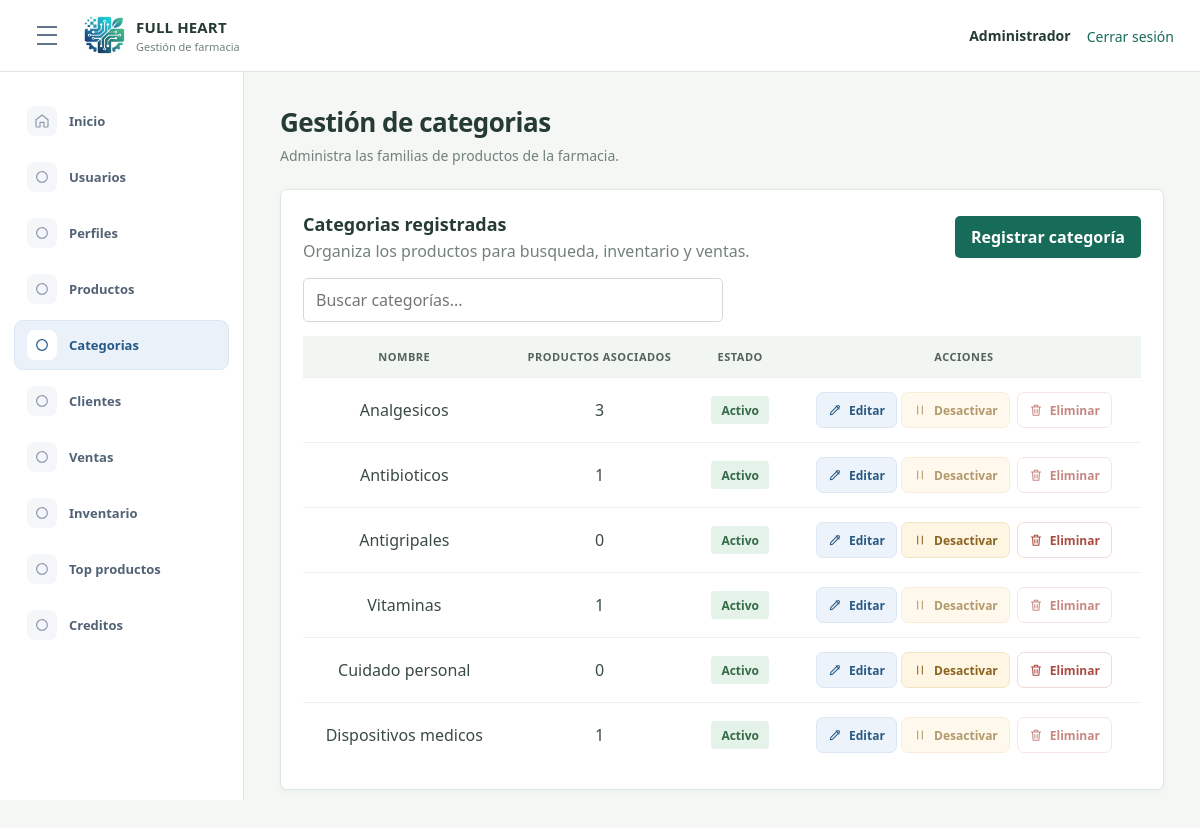
Screenshot of /index.php?route=module/categorias (signed in) with the database file from the repository.
### tables this page shows
CREATE TABLE `opcion` (
  `idopcion` int(11) NOT NULL AUTO_INCREMENT,
  `descripcion` varchar(100) NOT NULL,
  `url` varchar(200) NOT NULL,
  `icono` varchar(50) NOT NULL DEFAULT 'fa-circle',
  `estado` tinyint(1) NOT NULL DEFAULT 1,
  `fecha_creacion` datetime NOT NULL DEFAULT current_timestamp(),
  PRIMARY KEY (`idopcion`)
);

CREATE TABLE `categoria` (
  `idcategoria` int(11) NOT NULL AUTO_INCREMENT,
  `nombre` varchar(100) NOT NULL,
  `estado` tinyint(1) DEFAULT 1,
  `fecha_creacion` datetime NOT NULL DEFAULT current_timestamp(),
  PRIMARY KEY (`idcategoria`)
);

### app/Controllers/CategoriaController.php (called while the page is built, shortened)
<?php
class CategoriaController
{
    private Category $categories;
    private Profile $profiles;
    public function __construct(Category $categories, Profile $profiles)
    {
        $this->categories = $categories;
        $this->profiles = $profiles;
    }
    public function index(): void
    {
        $menuOptions = $this->requireAccess("GET");
        $categories = $this->categories->all();
        require __DIR__ . "/../Views/layout/app.php";
    }
    private function requireAccess(string $method): array
    {
        $menuOptions = $this->profiles->menuOptions((int) ($_SESSION["idperfil"] ?? 0));
        foreach ($menuOptions as $option) {
            if (in_array($option["url"] ?? "", ["module/categorias", "vista/categorias.php"], true)) {
                $allowed = true;
                break;
            }
        }
        return $menuOptions;
    }
}

### app/Models/Profile.php (called while the page is built, shortened)
<?php
class Profile
{
    private PDO $db;
    public function __construct(PDO $db)
    {
        $this->db = $db;
    }
    public function menuOptions(int $profileId): array
    {
        $sql = "SELECT o.descripcion, o.url, o.icono
                FROM perfil p
                INNER JOIN opcion o ON o.estado = 1
                LEFT JOIN acceso a ON a.idopcion = o.idopcion AND a.idperfil = p.idperfil
                WHERE p.idperfil = :idperfil
                  AND (UPPER(p.nombre) = 'ADMINISTRADOR' OR a.estado = 1)
                ORDER BY o.idopcion";
        $statement = $this->db->prepare($sql);
        $statement->execute(["idperfil" => $profileId]);
        return $statement->fetchAll();
    }
}

### app/Models/User.php (called while the page is built, shortened)
<?php
class User
{
    private PDO $db;
    public function __construct(PDO $db)
    {
        $this->db = $db;
    }
    public function isActive(int $id): bool
    {
        $statement = $this->db->prepare("SELECT 1 FROM usuario WHERE idusuario = :id AND estado = 1");
        $statement->execute(["id" => $id]);
        return $statement->fetchColumn() !== false;
    }
}

### app/Models/Category.php (called while the page is built, shortened)
<?php
class Category
{
    private PDO $db;
    public function __construct(PDO $db)
    {
        $this->db = $db;
    }
    public function all(): array
    {
        return $this->db->query("SELECT c.idcategoria, c.nombre, c.estado, c.fecha_creacion,
                                       COUNT(p.idproducto) AS productos_asociados
                                FROM categoria c
                                LEFT JOIN producto p ON p.idcategoria = c.idcategoria
                                WHERE c.estado <> 2
                                GROUP BY c.idcategoria, c.nombre, c.estado, c.fecha_creacion
                                ORDER BY c.idcategoria")->fetchAll(PDO::FETCH_ASSOC);
    }
}

### app/Views/categorias/index.php (the view, shortened to what this page needs)
<div class="page-title">
    <h1>Gestión de categorias</h1>
    <p>Administra las familias de productos de la farmacia.</p>
</div>
<section class="panel">
    <div class="section-toolbar">
        <div>
            <h2>Categorias registradas</h2>
            <p>Organiza los productos para busqueda, inventario y ventas.</p>
        </div>
        <a class="btn btn-primary" href="index.php?route=module/categorias/crear">Registrar categoría</a>
    </div>
    <input class="table-filter" type="search" data-filter-target="#categorias-table-1" placeholder="Buscar categorías..." aria-label="Buscar categorías">
    <div class="table-wrap">
        <table class="data-table" id="categorias-table-1">
            <thead>
                <tr>
                    <th scope="col">Nombre</th>
                <th scope="col">Productos asociados</th>
                <th scope="col">Estado</th>
                    <th scope="col">Acciones</th>
                </tr>
            </thead>
            <tbody>
                <?php foreach ($categories as $category): ?>
                    <tr>
                        <td><?= htmlspecialchars($category["nombre"], ENT_QUOTES, "UTF-8") ?></td>
                        <td><?= (int) $category["productos_asociados"] ?></td>
                        <td><span class="status-badge <?= (int) $category["estado"] === 1 ? "is-active" : "is-muted" ?>"><?= (int) $category["estado"] === 1 ? "Activo" : "Inactivo" ?></span></td>
                        <td class="action-cell">
                            <a class="btn btn-action-edit btn-sm" data-modal-edit href="index.php?route=module/categorias/editar&amp;id=<?= (int) $category["idcategoria"] ?>"><svg aria-hidden="true" viewBox="0 0 24 24"><path d="m14 5 5 5M4 20l4-.8L19 8a2.1 2.1 0 0 0-3-3L5 16z"/></svg><span>Editar</span></a>
                            <form action="index.php?route=module/categorias/estado" method="post">
                                <?php if ((int) $category["estado"] === 1): ?>
                                    <button class="btn btn-action-disable btn-sm" type="submit" name="accion" value="desactivar" data-confirm="La categoría quedará inactiva temporalmente. ¿Continuar?" <?= (int) $category["productos_asociados"] > 0 ? 'disabled title="Reasigna primero los productos asociados."' : '' ?>><svg aria-hidden="true" viewBox="0 0 24 24"><path d="M8 5v14M16 5v14"/></svg><span>Desactivar</span></button>
                                    <button class="btn btn-action-delete btn-sm" type="submit" name="accion" value="eliminar" data-confirm="La categoría quedará inactiva y conservará sus productos. ¿Continuar?" <?= (int) $category["productos_asociados"] > 0 ? 'disabled title="Reasigna primero los productos asociados."' : '' ?>><svg aria-hidden="true" viewBox="0 0 24 24"><path d="M4 7h16M10 11v6M14 11v6M6 7l1 14h10l1-14M9 7V4h6v3"/></svg><span>Eliminar</span></button>
                                <?php else: ?>
                                    <button class="btn btn-action-enable btn-sm" type="submit" name="accion" value="activar"><svg aria-hidden="true" viewBox="0 0 24 24"><path d="M5 12h14M13 6l6 6-6 6"/></svg><span>Activar</span></button>
                                <?php endif; ?>
                            </form>
                        </td>
                    </tr>
                <?php endforeach; ?>
            </tbody>
        </table>
    </div>
</section>

### app/Views/layout/sidebar.php
<?php $currentRoute = $_GET["route"] ?? "dashboard"; ?>
<aside class="sidebar">
    <nav aria-label="Menu principal">
        <a href="index.php?route=dashboard" <?= $currentRoute === "dashboard" ? 'aria-current="page"' : "" ?>><span class="nav-icon" aria-hidden="true"><svg viewBox="0 0 24 24"><path d="m3 10 9-7 9 7v10a1 1 0 0 1-1 1h-5v-7H9v7H4a1 1 0 0 1-1-1z"/></svg></span><span>Inicio</span></a>
        <?php foreach ($menuOptions as $option): ?>
            <?php $route = $option["url"] ?? ""; ?>
            <?php
                $icons = [
                    "module/usuarios" => '<circle cx="9" cy="8" r="3"/><path d="M3 20v-1a6 6 0 0 1 12 0v1zM16 5.5a3 3 0 0 1 0 5.8M18 14a5 5 0 0 1 3 4.5V20h-3"/>',
                    "module/perfiles" => '<rect x="5" y="3" width="14" height="18" rx="2"/><path d="M9 3.5h6M9 10h6M9 14h6M9 18h3"/>',
                    "module/productos" => '<path d="m4 7 8-4 8 4-8 4zM4 7v10l8 4 8-4V7M12 11v10"/>',
                    "module/categorias" => '<path d="M20 13 11 22l-9-9V3h10z"/><circle cx="7" cy="7" r="1"/>',
                    "module/clientes" => '<rect x="4" y="3" width="16" height="18" rx="2"/><circle cx="12" cy="9" r="3"/><path d="M8 17a4 4 0 0 1 8 0"/>',
                    "module/ventas" => '<path d="M3 4h2l2.5 11h11L21 7H6M9 19h.01M18 19h.01"/>',
                    "module/inventario" => '<path d="M3 21h18M5 21V8l7-5 7 5v13M9 21v-6h6v6M9 10h.01M15 10h.01"/>',
                    "module/top-productos" => '<path d="M4 20V10M10 20V4M16 20v-7M22 20H2"/>',
                    "module/creditos" => '<rect x="3" y="6" width="18" height="13" rx="2"/><path d="M3 10h18M7 15h4"/>'
                ];
                $icon = $icons[$route] ?? '<circle cx="12" cy="12" r="8"/>';
            ?>
            <a href="index.php?route=<?= urlencode($route) ?>" <?= ($currentRoute === $route || str_starts_with($currentRoute, $route . "/")) ? 'aria-current="page"' : "" ?>>
                <span class="nav-icon" aria-hidden="true"><svg viewBox="0 0 24 24"><?= $icon ?></svg></span>
                <span><?= htmlspecialchars($option["descripcion"]) ?></span>
            </a>
        <?php endforeach; ?>
    </nav>
</aside>

### rows the page displays
opcion: descripcion "Usuarios"
opcion: descripcion "Perfiles"
opcion: descripcion "Productos"
opcion: descripcion "Categorias"
opcion: descripcion "Clientes"
opcion: descripcion "Ventas"
opcion: descripcion "Inventario"
opcion: descripcion "Top productos"
opcion: descripcion "Creditos"
categoria: nombre "Analgesicos", productos_asociados "3", estado "Activo"
categoria: nombre "Antibioticos", productos_asociados "1", estado "Activo"
categoria: nombre "Antigripales", productos_asociados "0", estado "Activo"
categoria: nombre "Vitaminas", productos_asociados "1", estado "Activo"
categoria: nombre "Cuidado personal", productos_asociados "0", estado "Activo"
categoria: nombre "Dispositivos medicos", productos_asociados "1", estado "Activo"

### other values shown
$_SESSION["nombre"] "Administrador"
